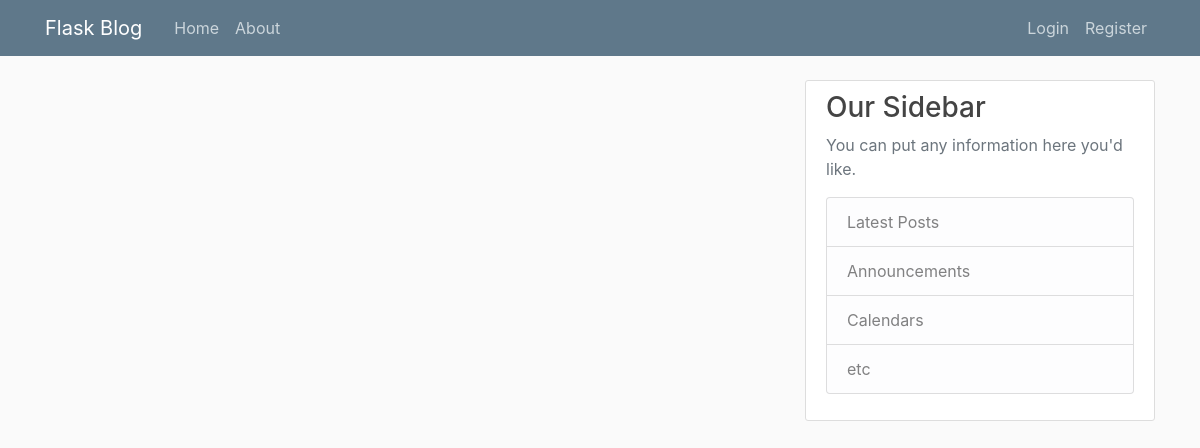
Before: / with the older database file.
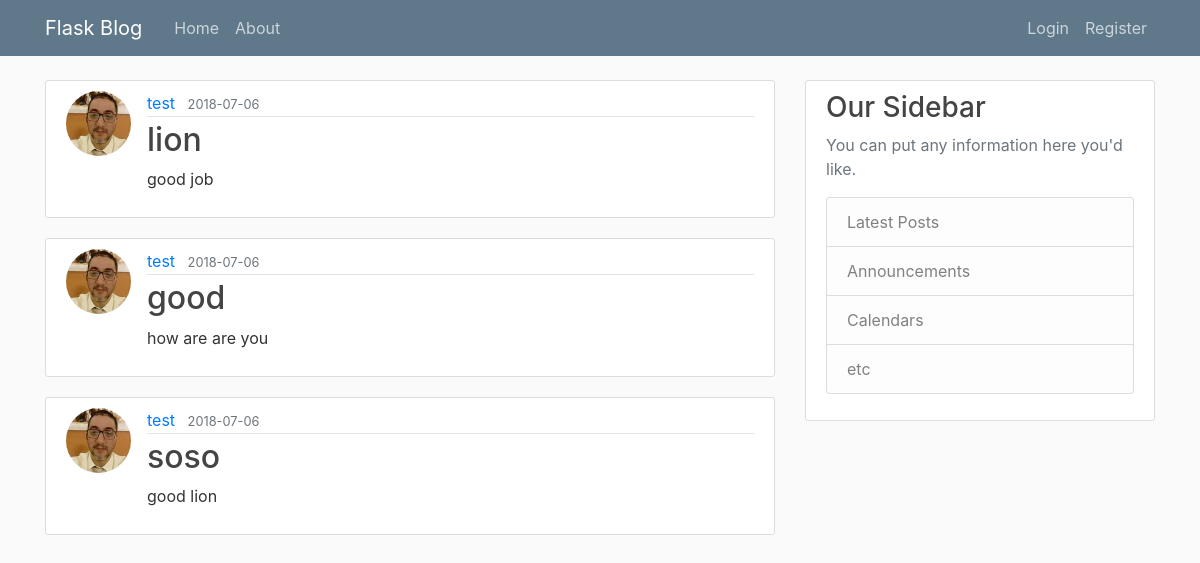
After: the same page with the newer database file.
### blogtest/models.py (models this page shows, shortened)
class Post(db.Model):
    id = db.Column(db.Integer(), primary_key=True)
    title = db.Column(db.String(120), nullable=False)
    date_posted = db.Column(db.DateTime, nullable=False, default=datetime.utcnow)
    content = db.Column(db.Text ,nullable=False)
    user_id = db.Column(db.Integer(),db.ForeignKey('user.id'), nullable=False)

class User(db.Model, UserMixin):
    id = db.Column(db.Integer(), primary_key=True)
    username = db.Column(db.String(20), unique=True, nullable=False)
    email = db.Column(db.String(120), unique=True, nullable=False)
    password = db.Column(db.String(60), nullable=False)
    image_file = db.Column(db.String(120), nullable=False, default='default.jpg' )
    posts = db.relationship('Post',backref='author',lazy=True)

### blogtest/routes.py (the view)
@app.route('/home')
@app.route('/')
def home():
    posts = Post.query.all()
    return render_template("home.html",posts=posts)

### blogtest/templates/home.html
{% extends "layout.html" %}
{% block content %}
    {% for post in posts %}
        <article class="media content-section">
        <img class="rounded-circle article-img"
         src="{{url_for('static',filename='profile_pics/'+ post.author.image_file)}} ">
          <div class="media-body">
            <div class="article-metadata">
              <a class="mr-2" href="#">{{ post.author.username }}</a>
              <small class="text-muted">{{ post.date_posted.strftime("%Y-%m-%d") }}</small>
            </div>
            <h2><a class="article-title" href="{{url_for("post",post_id=post.id) }}">
            {{ post.title }}</a></h2>
            <p class="article-content">{{ post.content }}</p>
          </div>
        </article>
    {% endfor %}
{% endblock content %}

### blogtest/templates/layout.html (shortened to what this page needs)
<!DOCTYPE html>
<html>
<head>
    <link rel="stylesheet" href="https://maxcdn.bootstrapcdn.com/bootstrap/4.0.0/css/bootstrap.min.css">
    <link rel="stylesheet" type="text/css" href="{{ url_for('static', filename='main.css') }}">
</head>
<body>
    <header class="site-header">
      <nav class="navbar navbar-expand-md navbar-dark bg-steel fixed-top">
        <div class="container">
          <a class="navbar-brand mr-4" href="/">Flask Blog</a>
          <div class="collapse navbar-collapse" id="navbarToggle">
            <div class="navbar-nav mr-auto">
		    <a class="nav-item nav-link" href="{{url_for('home')}}">Home</a>
		    <a class="nav-item nav-link" href="{{url_for('about')}}">About</a>
            </div>
            <div class="navbar-nav">
            {% if current_user.is_authenticated  %}
		    <a class="nav-item nav-link" href="{{url_for('new_post')}}">New Post </a>
		    <a class="nav-item nav-link" href="{{url_for('logout')}}"> Logout </a>
		    <a class="nav-item nav-link" href="{{url_for('account')}}"> Account </a>
            {% else %}
		    <a class="nav-item nav-link" href="{{url_for('login')}}"> Login </a>
		    <a class="nav-item nav-link" href="{{url_for('register')}}"> Register </a>
            {% endif %}
            </div>
          </div>
        </div>
      </nav>
    </header>
    <main role="main" class="container">
      <div class="row">
        <div class="col-md-8">
          {% block content %}{% endblock %}
        </div>
        <div class="col-md-4">
          <div class="content-section">
            <h3>Our Sidebar</h3>
            <p class='text-muted'>You can put any information here you'd like.
              <ul class="list-group">
                <li class="list-group-item list-group-item-light">Latest Posts</li>
                <li class="list-group-item list-group-item-light">Announcements</li>
                <li class="list-group-item list-group-item-light">Calendars</li>
                <li class="list-group-item list-group-item-light">etc</li>
              </ul>
            </p>
          </div>
        </div>
      </div>
    </main>
</body>
</html>

### blogtest/static/main.css (style rules this page uses)
body { background: #fafafa; color: #333333; margin-top: 5rem; }
h1, h2, h3, h4, h5, h6 { color: #444444; }
.bg-steel { background-color: #5f788a; }
.site-header .navbar-nav .nav-link { color: #cbd5db; }
.content-section { background: #ffffff; padding: 10px 20px; border: 1px solid #dddddd; border-radius: 3px; margin-bottom: 20px; }
.article-title { color: #444444; }
.article-content { white-space: pre-line; }
.article-img { height: 65px; width: 65px; margin-right: 16px; }
.article-metadata { padding-bottom: 1px; margin-bottom: 4px; border-bottom: 1px solid #e3e3e3 }

Changed rows visible on the page:
added Post: image_file (picture), author.username "test", date_posted "2018-07-06", title "lion", content "good job"
added Post: image_file (picture), author.username "test", date_posted "2018-07-06", title "good", content "how are are you"
added Post: image_file (picture), author.username "test", date_posted "2018-07-06", title "soso", content "good lion"
